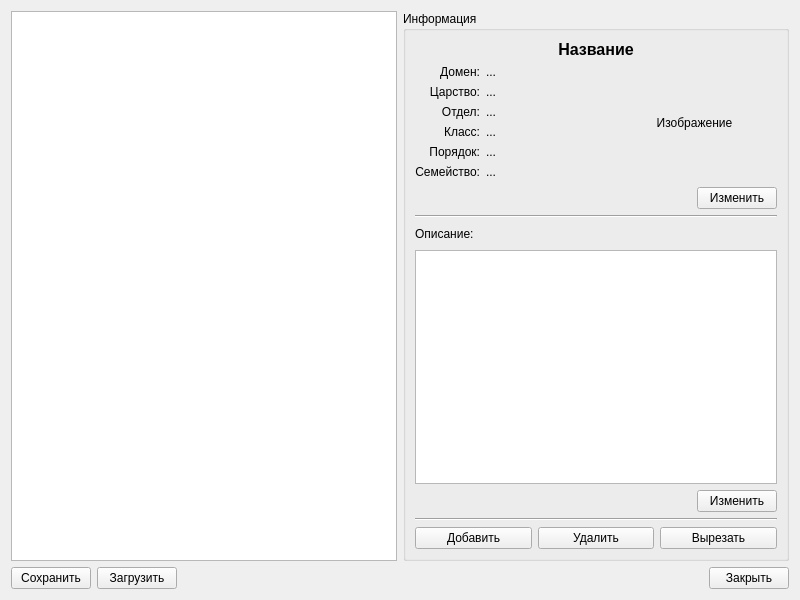
<?xml version="1.0" encoding="UTF-8"?>
<ui version="4.0">
 <class>Widget</class>
 <widget class="QWidget" name="Widget">
  <property name="geometry">
   <rect>
    <x>0</x>
    <y>0</y>
    <width>800</width>
    <height>600</height>
   </rect>
  </property>
  <property name="windowTitle">
   <string>Справочник растений</string>
  </property>
  <layout class="QVBoxLayout" name="verticalLayout_2">
   <item>
    <layout class="QHBoxLayout" name="horizontalLayout_5" stretch="0,0">
     <item>
      <widget class="QTreeView" name="treeView">
       <attribute name="headerVisible">
        <bool>false</bool>
       </attribute>
      </widget>
     </item>
     <item>
      <widget class="QGroupBox" name="groupBox">
       <property name="title">
        <string>Информация</string>
       </property>
       <layout class="QVBoxLayout" name="verticalLayout" stretch="0,1,0,2,0,0">
        <item>
         <widget class="QLabel" name="labelName">
          <property name="font">
           <font>
            <pointsize>12</pointsize>
            <weight>75</weight>
            <bold>true</bold>
           </font>
          </property>
          <property name="text">
           <string>Название</string>
          </property>
          <property name="alignment">
           <set>Qt::AlignCenter</set>
          </property>
         </widget>
        </item>
        <item>
         <layout class="QHBoxLayout" name="horizontalLayout" stretch="0,0">
          <item>
           <layout class="QVBoxLayout" name="verticalLayout_3" stretch="0,1">
            <item>
             <layout class="QGridLayout" name="gridLayout" columnstretch="0,0">
              <item row="1" column="1">
               <widget class="QLabel" name="labelKingdomeData">
                <property name="minimumSize">
                 <size>
                  <width>120</width>
                  <height>0</height>
                 </size>
                </property>
                <property name="text">
                 <string>...</string>
                </property>
               </widget>
              </item>
              <item row="5" column="0">
               <widget class="QLabel" name="labelFamily">
                <property name="text">
                 <string>Семейство:</string>
                </property>
                <property name="alignment">
                 <set>Qt::AlignRight|Qt::AlignTrailing|Qt::AlignVCenter</set>
                </property>
               </widget>
              </item>
              <item row="0" column="0">
               <widget class="QLabel" name="labelDomain">
                <property name="text">
                 <string>Домен:</string>
                </property>
                <property name="alignment">
                 <set>Qt::AlignRight|Qt::AlignTrailing|Qt::AlignVCenter</set>
                </property>
               </widget>
              </item>
              <item row="0" column="1">
               <widget class="QLabel" name="labelDomainData">
                <property name="minimumSize">
                 <size>
                  <width>120</width>
                  <height>0</height>
                 </size>
                </property>
                <property name="text">
                 <string>...</string>
                </property>
               </widget>
              </item>
              <item row="3" column="1">
               <widget class="QLabel" name="labelClassData">
                <property name="minimumSize">
                 <size>
                  <width>120</width>
                  <height>0</height>
                 </size>
                </property>
                <property name="text">
                 <string>...</string>
                </property>
               </widget>
              </item>
              <item row="4" column="0">
               <widget class="QLabel" name="labelOrder">
                <property name="text">
                 <string>Порядок:</string>
                </property>
                <property name="alignment">
                 <set>Qt::AlignRight|Qt::AlignTrailing|Qt::AlignVCenter</set>
                </property>
               </widget>
              </item>
              <item row="4" column="1">
               <widget class="QLabel" name="labelOrderData">
                <property name="minimumSize">
                 <size>
                  <width>120</width>
                  <height>0</height>
                 </size>
                </property>
                <property name="text">
                 <string>...</string>
                </property>
               </widget>
              </item>
              <item row="3" column="0">
               <widget class="QLabel" name="labelClass">
                <property name="text">
                 <string>Класс:</string>
                </property>
                <property name="alignment">
                 <set>Qt::AlignRight|Qt::AlignTrailing|Qt::AlignVCenter</set>
                </property>
               </widget>
              </item>
              <item row="1" column="0">
               <widget class="QLabel" name="labelKingdome">
                <property name="text">
                 <string>Царство:</string>
                </property>
                <property name="alignment">
                 <set>Qt::AlignRight|Qt::AlignTrailing|Qt::AlignVCenter</set>
                </property>
               </widget>
              </item>
              <item row="2" column="0">
               <widget class="QLabel" name="labelPartion">
                <property name="text">
                 <string>Отдел:</string>
                </property>
                <property name="alignment">
                 <set>Qt::AlignRight|Qt::AlignTrailing|Qt::AlignVCenter</set>
                </property>
               </widget>
              </item>
              <item row="5" column="1">
               <widget class="QLabel" name="labelFamilyData">
                <property name="minimumSize">
                 <size>
                  <width>120</width>
                  <height>0</height>
                 </size>
                </property>
                <property name="text">
                 <string>...</string>
                </property>
               </widget>
              </item>
              <item row="2" column="1">
               <widget class="QLabel" name="labelPartionData">
                <property name="minimumSize">
                 <size>
                  <width>120</width>
                  <height>0</height>
                 </size>
                </property>
                <property name="text">
                 <string>...</string>
                </property>
               </widget>
              </item>
             </layout>
            </item>
            <item>
             <spacer name="verticalSpacer">
              <property name="orientation">
               <enum>Qt::Vertical</enum>
              </property>
              <property name="sizeHint" stdset="0">
               <size>
                <width>20</width>
                <height>40</height>
               </size>
              </property>
             </spacer>
            </item>
           </layout>
          </item>
          <item>
           <layout class="QVBoxLayout" name="verticalLayout_5">
            <item>
             <widget class="QLabel" name="labelImage">
              <property name="minimumSize">
               <size>
                <width>100</width>
                <height>100</height>
               </size>
              </property>
              <property name="maximumSize">
               <size>
                <width>250</width>
                <height>250</height>
               </size>
              </property>
              <property name="text">
               <string>Изображение</string>
              </property>
              <property name="alignment">
               <set>Qt::AlignCenter</set>
              </property>
             </widget>
            </item>
            <item>
             <layout class="QHBoxLayout" name="horizontalLayout_7">
              <item>
               <spacer name="horizontalSpacer_4">
                <property name="orientation">
                 <enum>Qt::Horizontal</enum>
                </property>
                <property name="sizeHint" stdset="0">
                 <size>
                  <width>40</width>
                  <height>20</height>
                 </size>
                </property>
               </spacer>
              </item>
              <item>
               <widget class="QPushButton" name="img_pushButton">
                <property name="text">
                 <string>Изменить</string>
                </property>
               </widget>
              </item>
             </layout>
            </item>
           </layout>
          </item>
         </layout>
        </item>
        <item>
         <widget class="Line" name="line_2">
          <property name="orientation">
           <enum>Qt::Horizontal</enum>
          </property>
         </widget>
        </item>
        <item>
         <layout class="QVBoxLayout" name="verticalLayout_4" stretch="0,1,0">
          <item>
           <layout class="QHBoxLayout" name="horizontalLayout_2">
            <item>
             <widget class="QLabel" name="label">
              <property name="text">
               <string>Описание:</string>
              </property>
             </widget>
            </item>
            <item>
             <spacer name="horizontalSpacer">
              <property name="orientation">
               <enum>Qt::Horizontal</enum>
              </property>
              <property name="sizeHint" stdset="0">
               <size>
                <width>40</width>
                <height>20</height>
               </size>
              </property>
             </spacer>
            </item>
           </layout>
          </item>
          <item>
           <widget class="QTextEdit" name="infoText">
            <property name="undoRedoEnabled">
             <bool>false</bool>
            </property>
           </widget>
          </item>
          <item>
           <layout class="QHBoxLayout" name="horizontalLayout_6">
            <item>
             <spacer name="horizontalSpacer_3">
              <property name="orientation">
               <enum>Qt::Horizontal</enum>
              </property>
              <property name="sizeHint" stdset="0">
               <size>
                <width>40</width>
                <height>20</height>
               </size>
              </property>
             </spacer>
            </item>
            <item>
             <widget class="QPushButton" name="edit_pushButton">
              <property name="text">
               <string>Изменить</string>
              </property>
             </widget>
            </item>
           </layout>
          </item>
         </layout>
        </item>
        <item>
         <widget class="Line" name="line">
          <property name="orientation">
           <enum>Qt::Horizontal</enum>
          </property>
         </widget>
        </item>
        <item>
         <layout class="QHBoxLayout" name="horizontalLayout_3">
          <item>
           <widget class="QPushButton" name="add_pushButton">
            <property name="text">
             <string>Добавить</string>
            </property>
           </widget>
          </item>
          <item>
           <widget class="QPushButton" name="del_pushButton">
            <property name="text">
             <string>Удалить</string>
            </property>
           </widget>
          </item>
          <item>
           <widget class="QPushButton" name="cut_pushButton">
            <property name="text">
             <string>Вырезать</string>
            </property>
           </widget>
          </item>
         </layout>
        </item>
       </layout>
      </widget>
     </item>
    </layout>
   </item>
   <item>
    <layout class="QHBoxLayout" name="horizontalLayout_4">
     <item>
      <widget class="QPushButton" name="save_pushButton">
       <property name="text">
        <string>Сохранить</string>
       </property>
      </widget>
     </item>
     <item>
      <widget class="QPushButton" name="load_pushButton">
       <property name="text">
        <string>Загрузить</string>
       </property>
      </widget>
     </item>
     <item>
      <spacer name="horizontalSpacer_2">
       <property name="orientation">
        <enum>Qt::Horizontal</enum>
       </property>
       <property name="sizeHint" stdset="0">
        <size>
         <width>40</width>
         <height>20</height>
        </size>
       </property>
      </spacer>
     </item>
     <item>
      <widget class="QPushButton" name="quit_pushButton">
       <property name="text">
        <string>Закрыть</string>
       </property>
      </widget>
     </item>
    </layout>
   </item>
  </layout>
 </widget>
 <resources/>
 <connections>
  <connection>
   <sender>quit_pushButton</sender>
   <signal>clicked()</signal>
   <receiver>Widget</receiver>
   <slot>close()</slot>
   <hints>
    <hint type="sourcelabel">
     <x>749</x>
     <y>578</y>
    </hint>
    <hint type="destinationlabel">
     <x>399</x>
     <y>299</y>
    </hint>
   </hints>
  </connection>
 </connections>
</ui>
